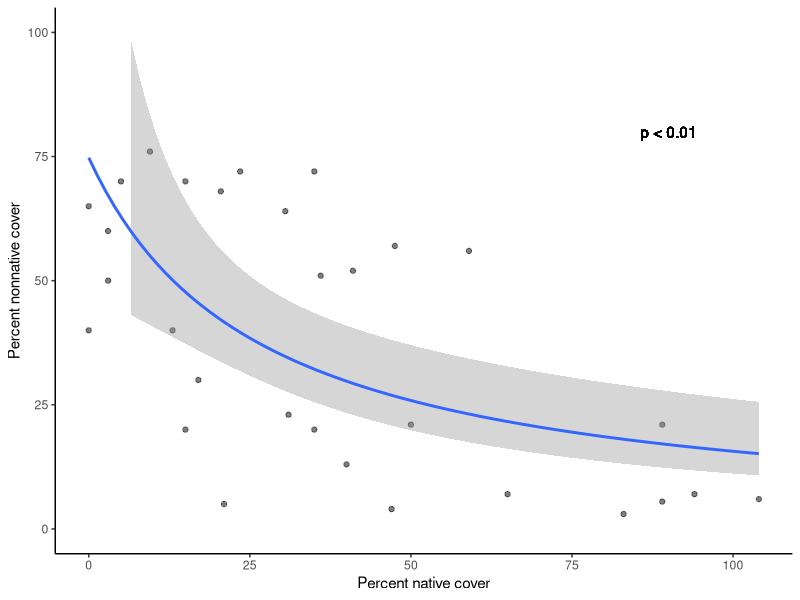
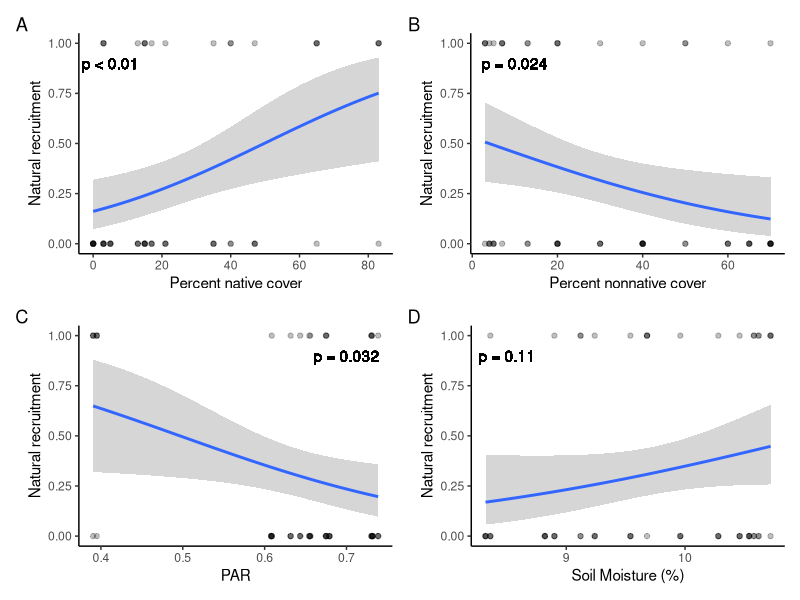

Source code (R) for these figures, in order:
## ---- chunk 1
knitr::opts_chunk$set(echo = TRUE)
library(here)
library(tidyverse)
library(lubridate)
library(patchwork)
## ---- chunk 2
percent_cover <- read.csv(here("data", "clean_data", "percent_cover_clean.csv")) %>% 
  filter(!species %in% c("Chaparral", "Sage")) %>% 
  mutate(group = case_when(group %in% c("all avena", "non native herb") ~ "nonnative",
                           group %in% c("chaparral", "native herb", "sage", "") ~ "native",
                           T ~ group),
         date = ymd(date)) %>% 
  select(!species & !X) %>% 
  group_by(plot, group, date) %>% 
  reframe(percent_cover = sum(percent_cover)) %>%
  mutate(month = month(date)) %>% 
  filter(month != 3) %>% 
  pivot_wider(names_from = group, values_from = percent_cover) %>% 
  drop_na()
  
  
natural_recruitment <- read.csv(here("data", "raw_data", "natural_recruitment.csv")) %>% 
  mutate(date = mdy(date)) %>% 
  left_join(percent_cover, by = c("plot", "date"))

par <- read.csv(here("data", "clean_data", "par_clean.csv")) %>%  
  group_by(plot, date) %>% 
  reframe(par = mean(par, na.rm = T)) %>% 
  mutate(date = ymd(date),
         month = month(date),
         year = year(date)) %>% 
  filter(date == "2023-09-25") %>% 
  group_by(plot) %>% 
  reframe(par = mean(par))

soil_moisture <- read.csv(here("data", "clean_data", "soil_moisture_clean.csv")) %>% 
  filter(date == "2023-09-25") %>% 
  group_by(plot) %>% 
  reframe(soil_moisture = mean(soil_moisture))

natural_recruitment_enviro <- natural_recruitment %>% 
  left_join(par, by = "plot") %>% 
  left_join(soil_moisture, by = "plot")

summary(glm(nonnative ~ native, family = Gamma, data = percent_cover))

figure_5 <- ggplot(percent_cover, aes(x = native, y = nonnative)) +
  geom_point(alpha = 0.5) +
  geom_text(aes(x = 90, y = 80, label = "p < 0.01"))+
  geom_smooth(method = glm, 
              method.args = list("Gamma")) +
  theme_classic()+ 
  ylim(0,100) +
  labs(x = "Percent native cover",
       y = "Percent nonnative cover")

ggsave("figure5.png", figure_5, path = here("figures"), width = 4, height = 4, units = "in")


summary(glm(present~native, family = "binomial", data = natural_recruitment))
summary(glm(present~nonnative, family = "binomial", data = natural_recruitment))

figure_6a <- ggplot(natural_recruitment, aes(x = native, y = present)) +
  geom_point(alpha = 0.25)+
  geom_text(aes(x = 5, y = 0.9, label = "p < 0.01"))+
  geom_smooth(method = glm, 
              method.args = list("binomial")) +
  theme_classic() +
  labs(x = "Percent native cover",
       y = "Natural recruitment")


figure_6b <- ggplot(natural_recruitment, aes(x = nonnative, y = present)) +
  geom_point(alpha = 0.25)+
  geom_text(aes(x = 10, y = 0.9, label = "p = 0.024"))+
  geom_smooth(method = glm, 
              method.args = list("binomial")) +
  theme_classic() +
  labs(x = "Percent nonnative cover",
       y = "Natural recruitment")
## ---- chunk 3
summary(glm(present~par, family = "binomial", data = natural_recruitment_enviro))
summary(glm(present~soil_moisture , family = "binomial", data = natural_recruitment_enviro))
summary(glm(present~par + native, family = "binomial", data = natural_recruitment_enviro))


figure_6c <- ggplot(natural_recruitment_enviro, aes(x = par, y = present)) +
  geom_point(alpha = 0.25)+
  geom_smooth(method = glm,
              method.args = list("binomial")) +
  geom_text(aes(x = 0.7, y = 0.9, label = "p = 0.032")) +
  theme_classic() +
  labs(x = "PAR", 
       y = "Natural recruitment")

figure_6d <- ggplot(natural_recruitment_enviro, aes(x = soil_moisture, y = present)) +
  geom_point(alpha = 0.25)+
  geom_smooth(method = glm,
              method.args = list("binomial")) +
  geom_text(aes(x = 8.5, y = 0.9, label = "p = 0.11")) +
  theme_classic() +
  labs(x = "Soil Moisture (%)", 
       y = "Natural recruitment")

figure_6 <- (figure_6a + figure_6b)/(figure_6c + figure_6d) + plot_annotation(tag_levels = "A")
ggsave("figure_6.png", 
       figure_6,
       path = here("figures"),
       width = 7, 
       height = 8,
       units = "in")

## ---- chunk 4

